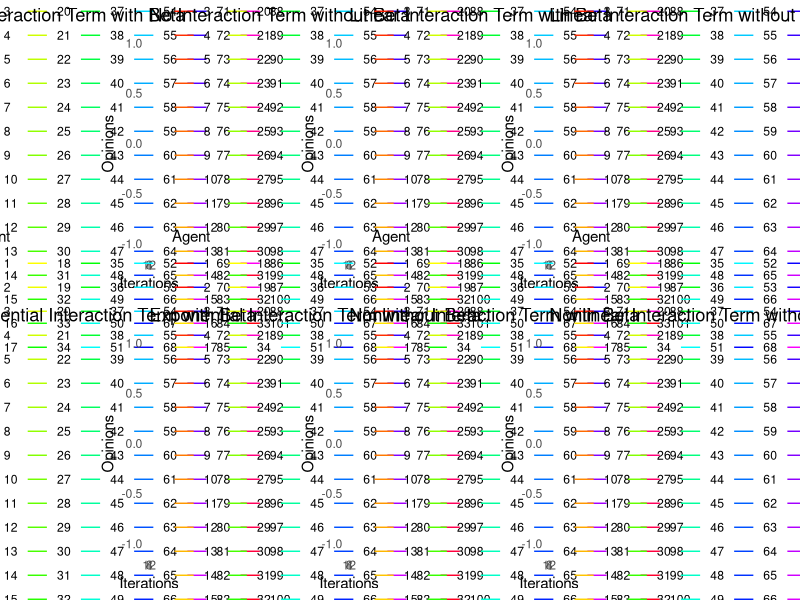

R code for this plot:
library(ggplot2)
library(gridExtra)

# Set global parameters
R <- 15 # Number of rounds of the simulation
N <- 100 # Number of agents
ConfidenceInterval <- 0.1
RightBias <- 0.0
ConfidenceIntervalLeft <- ConfidenceInterval * exp(-RightBias)
ConfidenceIntervalRight <- ConfidenceInterval * exp(RightBias)
sigma <- 0.05
alpha_linear <- 0.1
alpha_exp <- 0.05
alpha_nonlinear <- 0.1
beta <- 0.5


# Function to simulate Hegselmann-Krause dynamics for one round
simulateRound <- function(currentOpinions, interactionTermFn, useBeta = TRUE) {
  newOpinions <- numeric(N + 1)
  
  for (agent in 1:(N + 1)) {
    currentOpinion <- currentOpinions[agent]
    peersLeft <- which(currentOpinions > currentOpinion & currentOpinions <= currentOpinion + ConfidenceIntervalLeft)
    peersRight <- which(currentOpinions < currentOpinion & currentOpinions >= currentOpinion - ConfidenceIntervalRight)
    
    neighborhoodOpinions <- c(currentOpinion, currentOpinions[peersLeft], currentOpinions[peersRight])
    interactionTerm <- interactionTermFn(neighborhoodOpinions, useBeta)
    
    newOpinion <- mean(neighborhoodOpinions) + interactionTerm + rnorm(1, mean = 0, sd = sigma)
    newOpinion <- pmax(-1, pmin(1, newOpinion))    
    newOpinions[agent] <- newOpinion
  }
  
  return(newOpinions)
}

# Interaction term functions
interaction_linear <- function(neighborhoodOpinions, useBeta) {
  if (useBeta) {
    return(alpha_linear * sum(beta * neighborhoodOpinions) / length(neighborhoodOpinions))
  } else {
    return(alpha_linear * sum(neighborhoodOpinions) / length(neighborhoodOpinions))
  }
}

interaction_noInteraction <- function(neighborhoodOpinions, useBeta) {
  if (useBeta) {
    return(mean(c(beta * neighborhoodOpinions, neighborhoodOpinions)))
  } else {
    return(mean(neighborhoodOpinions))
  }
}

interaction_exponential <- function(neighborhoodOpinions, useBeta) {
  if (useBeta) {
    return(alpha_exp * sum(beta * exp(neighborhoodOpinions)) / length(neighborhoodOpinions))
  } else {
    return(alpha_exp * sum(exp(neighborhoodOpinions)) / length(neighborhoodOpinions))
  }
}

interaction_nonlinear <- function(neighborhoodOpinions, useBeta) {
  if (useBeta) {
    return(alpha_nonlinear * sum(beta * sqrt(neighborhoodOpinions)) / length(neighborhoodOpinions))
  } else {
    return(alpha_nonlinear * sum(sqrt(neighborhoodOpinions)) / length(neighborhoodOpinions))
  }
}

# Function to run simulations and create plots
runSimulationAndPlot <- function(interactionTermFn, title, useBeta = TRUE) {
  opinionsHistory <- matrix(data = NA, nrow = R, ncol = N + 1)
  opinionsHistory[1, ] <- seq(from = -1, to = 1, by = 2 / N)
  
  for (round in 2:R) {
    opinionsHistory[round, ] <- simulateRound(opinionsHistory[round - 1, ], interactionTermFn, useBeta)
  }
  
  plot <- ggplot(data.frame(Round = rep(1:round, each = (N + 1)), 
                            Opinion = as.vector(t(opinionsHistory[1:round, ])), 
                            Agent = as.factor(rep(1:(N + 1), times = round))), 
                 aes(x = Round, y = Opinion, group = Agent, colour = Agent)) +
    geom_line(size = 0.5) +
    scale_color_manual(values = rainbow(N + 1)) +
    ggtitle(title) +
    labs(x = "Iterations", y = "Opinions") +
    theme_minimal()
  
  return(plot)
}

# Run simulations and create plots
plot_linear_withBeta <- runSimulationAndPlot(interactionTermFn = interaction_linear, title = "Linear Interaction Term with Beta")
plot_noInteraction_withBeta <- runSimulationAndPlot(interactionTermFn = interaction_noInteraction, title = "No Interaction Term with Beta")
plot_exponential_withBeta <- runSimulationAndPlot(interactionTermFn = interaction_exponential, title = "Exponential Interaction Term with Beta")
plot_nonlinear_withBeta <- runSimulationAndPlot(interactionTermFn = interaction_nonlinear, title = "Nonlinear Interaction Term with Beta")

plot_linear_noBeta <- runSimulationAndPlot(interactionTermFn = interaction_linear, title = "Linear Interaction Term without Beta", useBeta = FALSE)
plot_noInteraction_noBeta <- runSimulationAndPlot(interactionTermFn = interaction_noInteraction, title = "No Interaction Term without Beta", useBeta = FALSE)
plot_exponential_noBeta <- runSimulationAndPlot(interactionTermFn = interaction_exponential, title = "Exponential Interaction Term without Beta", useBeta = FALSE)
plot_nonlinear_noBeta <- runSimulationAndPlot(interactionTermFn = interaction_nonlinear, title = "Nonlinear Interaction Term without Beta", useBeta = FALSE)

# Combine the main plot with the interaction function plot
combined_plot <- grid.arrange(
  arrangeGrob(
    plot_noInteraction_withBeta, plot_noInteraction_noBeta,
    plot_linear_withBeta, plot_linear_noBeta,
    plot_exponential_withBeta, plot_exponential_noBeta,
    plot_nonlinear_withBeta, plot_nonlinear_noBeta,
    ncol = 4
  )
)

# Show the combined plot
print(combined_plot)
